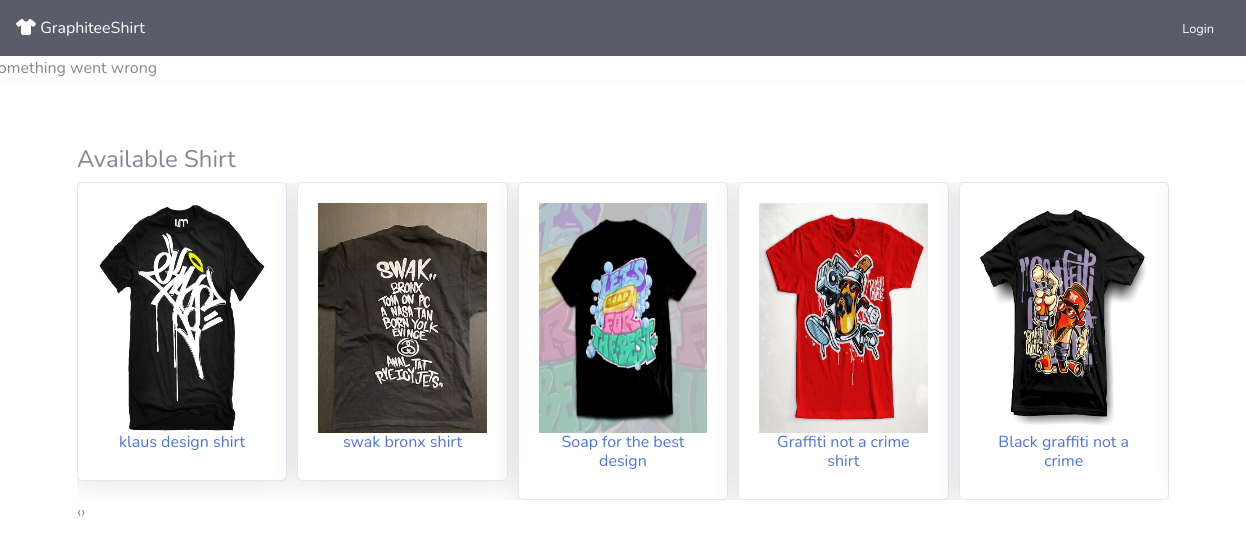
Page /customersProduct.php on the committed database.
### tables this page shows
CREATE TABLE `products` (
  `id` int(11) NOT NULL,
  `code` varchar(50) DEFAULT NULL,
  `name` varchar(255) NOT NULL,
  `slug` varchar(255) NOT NULL,
  `image` varchar(255) NOT NULL,
  `description` text NOT NULL,
  `price` int(11) NOT NULL,
  `quantity` int(11) NOT NULL
);

### customersProduct.php (the view, shortened to what the rows shown need)
<?php
if (!isset($_SESSION["userid"])) {
    include "classes/connectiondb.php";
    include "classes/viewproductModel.php";
}
?>
<!DOCTYPE html>
<html lang="en">
<head>
    <link href="https://cdn.jsdelivr.net/npm/bootstrap@5.2.0/dist/css/bootstrap.min.css" rel="stylesheet">
    <link href="vendors/fontawesome-free/css/all.min.css" rel="stylesheet" type="text/css">
    <link href="styles/owl.carousel.min.css" rel="stylesheet">
    <link href="styles/owl.theme.default.min.css" rel="stylesheet">
    <link href="dashboard/css/sb-admin-2.min.css" rel="stylesheet">
    <link href="styles/review.css" rel="stylesheet">
    <link href="vendors/datatables/dataTables.bootstrap4.min.css" rel="stylesheet">
    <link rel="stylesheet" href="https://cdnjs.cloudflare.com/ajax/libs/font-awesome/6.1.2/css/all.min.css">
    <link rel="stylesheet" href="//cdn.jsdelivr.net/npm/alertifyjs@1.13.1/build/css/alertify.min.css" />
</head>
<body>
    <div class="row">
        <div class="py-5">
            <div class="container">
                <div class="row">
                    <div class="col-md-12">
                        <div class="owl-carousel">
                            <?php
                            $view = new viewproducts();
                            $prod = $view->getAll("products");
                            if ($prod->rowCount() > 0) {
                                foreach ($prod as $items) {
                            ?>
                                    <div class="item">
                                        <a href="customersProduct.php?product=<?= $items['slug']; ?>">
                                            <div class="card shadow">
                                                <div class="card-body">
                                                    <img src="uploads/<?= $items['image']; ?>" alt="Products Image" class="w-100" height="230px">
                                                    <h6 class="text-center"><?= $items['name']; ?></h6>
                                                </div>
                                            </div>
                                        </a>
                                    </div>
                            <?php
                                }
                            } else {
                                echo "no products available";
                            }
                            ?>
                        </div>
                    </div>
                </div>
            </div>
        </div>
</body>
</html>

### rows in the picture
products: image (picture), name "klaus design shirt"
products: image (picture), name "swak bronx shirt"
products: image (picture), name "Soap for the best design"
products: image (picture), name "Graffiti not a crime shirt"
products: image (picture), name "Black graffiti not a crime"
